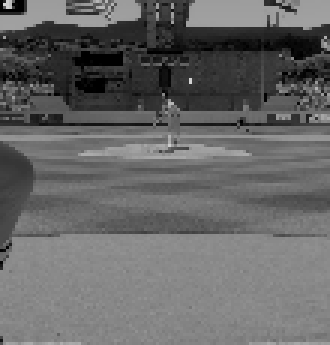
#> input picture Data/Strikes/Strikes/strike639/strike639_1.png, 110 x 115 px, found by its file name (shown 3 times larger); its folder holds 2 pictures in this run
$ jupyter execute --allow-errors frame_diff_test.ipynb
#> lines starting #> are read from the running program, lines starting #| are printed output that depends on the picture
[cell 1]
import os
import cv2
import numpy as np
os.chdir('/')

[cell 2]
# Default, reverse and multiframe methods of frame differencing

def get_frame_diffs(frames, method="default", thresholding=False):
    acc = []
    i = 0
    n = len(frames)

    if method == "reverse":
        while i < n-1:
            acc.append(cv2.absdiff(frames[i+1], frames[i]))
            i += 1

    elif method == "multiframe":
        while i < n-2:
            acc.append(cv2.absdiff(frames[i], frames[i+2]))
            i += 1

    else:
        while i < n-1:
            acc.append(cv2.absdiff(frames[i], frames[i+1]))
            i += 1

    if thresholding:
        acc2 = []
        for frame in acc:
            _, thresh_im = cv2.threshold(frame, 50, 255, cv2.THRESH_BINARY)
            acc2.append(thresh_im)
        return acc2

    return acc

[cell 3]
dir = '/home/herzfeld2/strike639/'
frames = os.listdir(dir)
ims = [cv2.imread(dir + frame) for frame in frames]
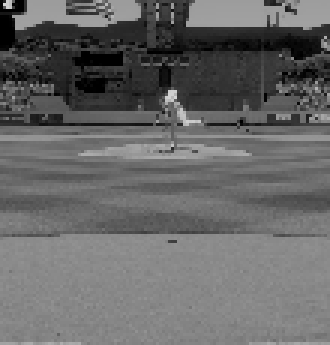
#> input picture Data/Strikes/Strikes/strike639/strike639_10.png, 110 x 115 px, found by its file name (shown 3 times larger)
#> ims = 2 items

[cell 4]
# create background subtractor
fgbg = cv2.createBackgroundSubtractorMOG2(detectShadows = False)

[cell 5]
## testing the background subtraction algorithms in OpenCV

first = ims[0]
#> first is the input picture: shape (115, 110, 3); min 0, max 212, mean 102.3
for im in ims[1:]:

    im_fgbg = fgbg.apply(im)

    # conv to grayscale
    im = cv2.cvtColor(im, cv2.COLOR_BGR2GRAY)

    concat = np.hstack((im_fgbg, im))
    cv2.imshow("asd", concat)
    cv2.waitKey(0)
    cv2.destroyAllWindows()
    first = im
#> this loop made 1 pass
#> pass 1, `concat = np.hstack((im_fgbg, im))`:
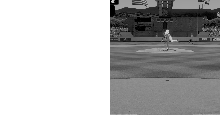
#> concat: shape (115, 220); min 0, max 255, mean 179.1

[cell 6]
# Testing the frame differencing algorithms (default)

diffs = get_frame_diffs(ims, "default", False)
#> in get_frame_diffs, `n = len(frames)`: n = 2
#> the loop in get_frame_diffs, `while i < n-1:` made 1 pass
#> i on pass 1: 1
#> after the loop in get_frame_diffs, `while i < n-1:`: acc = 1 item; i = 1
#> diffs = 1 item

for diff, im in zip(diffs, ims[0:len(diffs)]):
    concat = np.hstack((diff, im))
    cv2.imshow("asd", concat)
    cv2.waitKey(0)
    cv2.destroyAllWindows()
#> this loop made 1 pass
#> pass 1, `concat = np.hstack((diff, im))`:
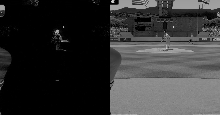
#> concat: shape (115, 220, 3); min 0, max 212, mean 52.4

print(len(diffs))
#| 1

[cell 7]
# Testing the frame differencing algorithms (reverse)

diffs = get_frame_diffs(ims, "reverse", False)
#> the loop in get_frame_diffs (call 2), `while i < n-1:` made 1 pass

for diff, im in zip(diffs, ims[0:len(diffs)]):
    concat = np.hstack((diff, im))
    cv2.imshow("asd", concat)
    cv2.waitKey(0)
    cv2.destroyAllWindows()

print(len(diffs))
#| 1

[cell 8]
# Testing the frame differencing algorithms (multiframe)

diffs = get_frame_diffs(ims, "multiframe", False)
#> diffs = []

for diff, im in zip(diffs, ims[0:len(diffs)]):
    concat = np.hstack((diff, im))
    cv2.imshow("asd", concat)
    cv2.waitKey(0)
    cv2.destroyAllWindows()
#> this loop made 0 passes

print(len(diffs))
#| 0

#> (a cell that did not finish here is left out)

[cell 10]
im = cv2.cvtColor(im, cv2.COLOR_BGR2GRAY)

#> (the rest of this cell did not finish here and is left out)
